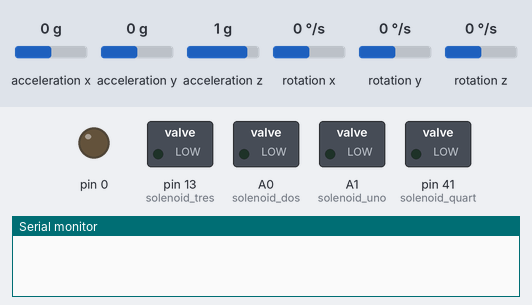
A program run on a simulated Teensy 4. On the bench: switched loads named in the program (green lamp = pin HIGH), output pins drawn as LEDs (lit = HIGH), the last lines printed to the serial monitor. The inputs (shaded band) are chosen by the test bench; at power-on: rotation z 0 °/s, acceleration x 0 g, acceleration y 0 g, acceleration z 1 g, rotation x 0 °/s, rotation y 0 °/s.

Above: at 1.2 s.
1.3 s: rotation z set to -192 °/s
2.8 s: rotation z set to 90 °/s
5.8 s: rotation z set to 103 °/s
At 6.3 s:
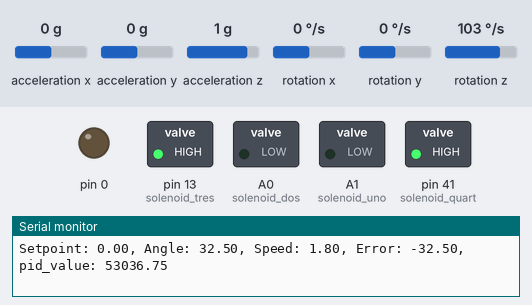
Timing chart, 0 to 8.8 s (numbered marks = the images above; inputs shaded):
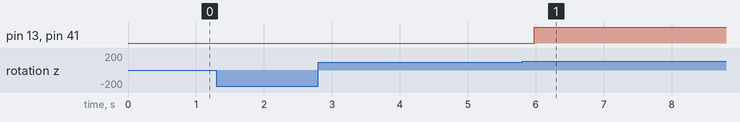

The program:

main.cpp
```cpp
#include <Arduino.h>
#include <MPU9250.h>


MPU9250 imu(Wire, 0x68);

//try doing the #dfine & DEBUG stuff from Ralph S Bacon
//varbiales for the code
double pitch_angle, roll_angle, yaw_angle, roll, pitch;
double old_pitch_angle, old_roll_angle, old_yaw_angle; //deg
double pitch_speed, roll_speed, yaw_speed;
double old_pitch_speed, old_roll_speed, old_yaw_speed; //deg/s


double xaccel, yaccel, zaccel; //m/s

// Time Portion
double dt = 0;
double millisOld {0.0f};

double currTime {0.0f};
double prevTime {0.0f};

//defining the visual staters ////////MAKE SURE TO GIVE PINS/////////
int push_button, passive_buzzer;
int loud_buzzer;
int red_led, white_led, yellow_led;

int solenoid_uno = 15, solenoid_dos = 14, solenoid_tres = 13, solenoid_quart = 41;

//PID Gains
double kP = 1;
double kI = 0.5;
double kD = 1;

//error
double cumulative_error = 0; //for I term
double previous_error = 0; // for D term

//File & Flash Setup
double pid(double yaw_angle) ;
void update_control(double new_yaw_angle, double old_yaw_angle, double dt);


void setup() {
  //Serial for baudrate
  Serial.begin(9600);

  //Pin out for States
  pinMode(red_led, OUTPUT);
  pinMode(white_led, OUTPUT);
  pinMode(yellow_led, OUTPUT);
  pinMode(push_button, INPUT);
  pinMode(passive_buzzer, OUTPUT);
  pinMode(loud_buzzer, OUTPUT);
  pinMode(solenoid_uno, OUTPUT);
  pinMode(solenoid_dos, OUTPUT);
  pinMode(solenoid_tres, OUTPUT);
  pinMode(solenoid_quart, OUTPUT);

  //Starting State
  digitalWrite(passive_buzzer, LOW);
  digitalWrite(loud_buzzer, LOW);
  digitalWrite(red_led, LOW);
  digitalWrite(white_led, LOW);
  digitalWrite(yellow_led, LOW);

  imu.begin();
  // setting the accelerometer full scale range to +/-8G
  imu.setAccelRange(MPU9250::ACCEL_RANGE_8G);
  // setting the gyroscope full scale range to +/-500 deg/s
  imu.setGyroRange(MPU9250::GYRO_RANGE_250DPS);
  // setting DLPF bandwidth to 20 Hz
  imu.setDlpfBandwidth(MPU9250::DLPF_BANDWIDTH_20HZ);
  // setting SRD to 19 for a 50 Hz update rate
  imu.setSrd(19);

}
void loop() {
  // put your main code here, to run repeatedly:
  currTime = millis();
  dt = (currTime - prevTime)/1000;

  imu.readSensor();
  //Acceleration (m/s)
  xaccel = imu.getAccelX_mss();
  yaccel = imu.getAccelY_mss();
  zaccel = imu.getAccelZ_mss();
  //Gyroscope (rot/s)
  roll_speed = imu.getGyroX_rads();
  pitch_speed = imu.getGyroY_rads();
  yaw_speed = imu.getGyroZ_rads();


        //Angle Math
  roll_angle = roll_angle + ((roll_speed*(180/(3.1416))) * dt);
  pitch_angle = pitch_angle + ((pitch_speed*(180/(3.1416))) * dt);
  yaw_angle = yaw_angle + ((yaw_speed*(180/(3.1416))) * dt);

  old_roll_speed = roll + ((roll_speed*(180/(3.1416))) * dt);
  old_pitch_speed = pitch + ((pitch_speed*(180/(3.1416))) * dt);

  //Complementary filter, not for Yaw b/c doesn't have one
  roll = 0.96 * old_roll_speed + 0.04 * xaccel;
  pitch = 0.96 * old_pitch_speed + 0.04 * yaccel;

  if (yaw_angle != 0){
    double new_yaw_angle = pid(yaw_angle);
    update_control(new_yaw_angle, old_yaw_angle, dt);
    old_yaw_angle = new_yaw_angle;
  }
  prevTime = currTime;
}

void update_control(double new_yaw_angle, double old_yaw_angle, double dt){

  if (yaw_angle > old_yaw_angle) {
    for (double pos = old_yaw_angle; pos <= new_yaw_angle; pos += 1){
      digitalWrite(solenoid_uno, HIGH);
      digitalWrite(solenoid_dos, HIGH);
      digitalWrite(solenoid_tres, LOW);
      digitalWrite(solenoid_quart, LOW);
    }
  }
  if (yaw_angle < old_yaw_angle) {
    for (double pos = old_yaw_angle; pos >= new_yaw_angle; pos -= 1){
      digitalWrite(solenoid_tres, HIGH);
      digitalWrite(solenoid_quart, HIGH);
      digitalWrite(solenoid_uno, LOW);
      digitalWrite(solenoid_dos, LOW);
    }
  }
}

double pid(double yaw_angle) {

  double setpoint = 0;
  Serial.print("Setpoint: ");
  Serial.print(setpoint);
  Serial.print(",");

  Serial.print(" Angle: ");
  Serial.print(yaw_angle);
  Serial.print(",");

  Serial.print(" Speed: ");
  Serial.print(yaw_speed);
  Serial.print(",");

  double error = setpoint-yaw_angle;
  Serial.print(" Error: ");
  Serial.print(error);
  Serial.print(",");

  double p_value = error*kP;
  double i_value = cumulative_error*kI;
  double d_value = (error-previous_error)*kD;

  double pid_value = p_value+i_value+d_value;

  Serial.print(" pid_value: ");
  Serial.println(pid_value);

  cumulative_error += error;
  previous_error = error;

  double new_yaw_angle = map(pid_value, -360, 360, 0, 360);

  if (new_yaw_angle > 360){
    new_yaw_angle = 360;
  }

  if (new_yaw_angle < 0){
    new_yaw_angle = 0;
  }

  return pid_value;
}
```

Measured:
- the behaviour switches between 96 and 97 °/s on rotation z (found by bisection; images 0 and 1)
